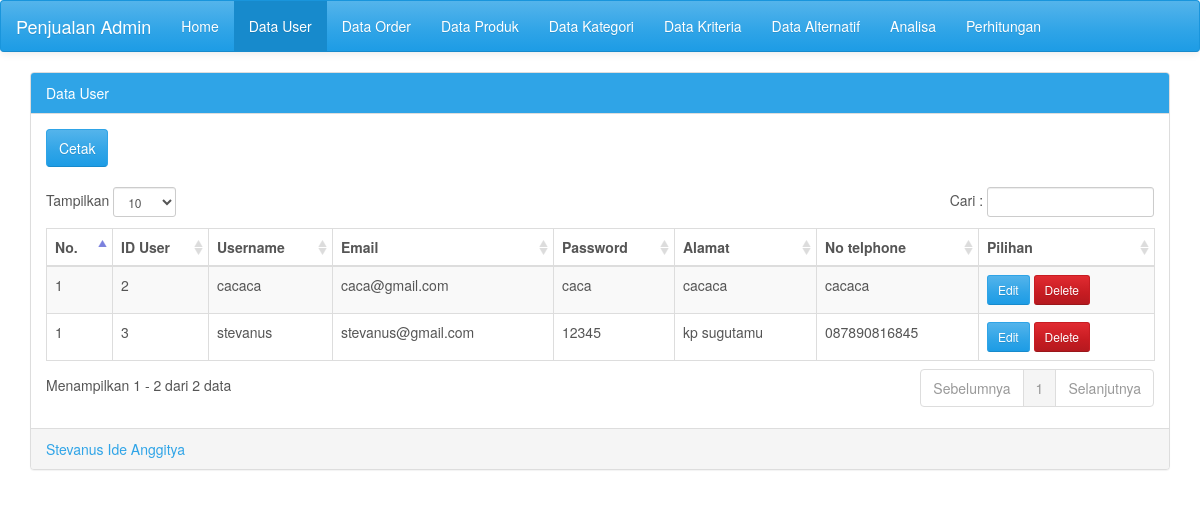
Screenshot of /user.php with the database file from the repository.
### tables this page shows
CREATE TABLE `tbl_user` (
  `id_user` int(20) NOT NULL,
  `username` varchar(100) NOT NULL,
  `email` varchar(100) NOT NULL,
  `password` varchar(100) NOT NULL,
  `alamat` text NOT NULL,
  `no_telf` varchar(100) NOT NULL
);

### user.php (the view, shortened to what this page needs)
<!DOCTYPE html>
<html lang="en"><head><meta http-equiv="Content-Type" content="text/html; charset=UTF-8">
	<link href="ui/css/cerulean.min.css" rel="stylesheet">
	<link rel="stylesheet" type="text/css" href="ui/css/datatables/dataTables.bootstrap.css">
  </head>
  <body>
      <nav class="navbar navbar-default">
        <div class="container-fluid">
          <div class="navbar-header">
            <a class="navbar-brand" href="#"><?php echo $_SESSION['judul'];?></a>
          </div>
          <div id="navbar" class="navbar-collapse collapse">
            <ul class="nav navbar-nav">
              <li><a href="index.php">Home</a></li>
			  <li class="active"><a href="#">Data User</a></li>
              <li><a href="order.php">Data Order</a></li>
              <li><a href="produk.php">Data Produk</a></li>
              <li><a href="kategori.php">Data Kategori</a></li>
              <li><a href="kriteria.php">Data Kriteria</a></li>
              <li><a href="alternatif.php">Data Alternatif</a></li>
			  <li><a href="analisa.php">Analisa</a></li>
              <li><a href="perhitungan.php">Perhitungan</a></li>
			</ul>
          </div>
        </div>
      </nav>
		<div class="container">
      <div class="panel panel-primary">
		  <div class="panel-heading">Data User</div>
		  <div class="panel-body table-responsive">
			<a class='btn btn-primary' href='report-user.php'> Cetak</a><br /><br />
			<table id="example" class="table table-striped table-bordered table-hover" cellspacing="0" width="100%">
			<thead>
				<tr>
					<th>No.</th>
                    <th>ID User</th>
					<th>Username</th>
                    <th>Email</th>
					<th>Password</th>
                    <th>Alamat</th>
					<th>No telphone</th>
					<th>Pilihan</th>
				</tr>
			</thead>
			<tbody>
            <?php
            $no = 1;
                include 'configdb.php';
                    $view = mysqli_query($mysqli, "SELECT * FROM tbl_user");
                        while ($rows = mysqli_fetch_array($view)) { ?>
                            <tr>
                                <td><?php echo $no; ?></td>
                                <td><?php echo $rows['id_user'] ;?></td>
                                <td><?php echo $rows['username'] ;?></td>
                                <td><?php echo $rows['email'] ;?></td>
                                <td><?php echo $rows['password'] ;?></td>
                                <td><?php echo $rows['alamat'] ;?></td>
                                <td><?php echo $rows['no_telf'] ;?></td>
                                <td>
                                <a href="edit-user.php?id=<?php echo $rows['id_user'];?>" class="btn btn-primary btn-sm"><i class="fa fa-pencil"></i> Edit</a>
								<a href="?id_del=<?php echo $rows['id_user'];?>" onClick="return confirm('Menghapus data ke-<?php echo $i-1;?> Alternatif <?php echo $row['alternatif'];?> ?');" class="btn btn-danger btn-sm"><i class="fa fa-times"></i> Delete</a></td>
    </tr>
<?php }
?>
			</tbody>
			</table>
		  </div>
		  <div class="panel-footer text-primary"><?php echo $_SESSION['by'];?><div class="pull-right"></div></div>
		</div>
    </div>
</body></html>

### rows the page displays
tbl_user: id_user "2", username "cacaca", email "caca@gmail.com", password "caca", alamat "cacaca", no_telf "cacaca"
tbl_user: id_user "3", username "stevanus", email "stevanus@gmail.com", password "12345", alamat "kp sugutamu", no_telf "087890816845"

### other values shown
$_SESSION['judul'] "Penjualan Admin"
$_SESSION['by'] "Stevanus Ide Anggitya"
